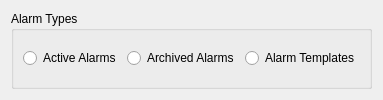
<ui version="4.0" >
 <class>AlarmTypeRadioWidget</class>
  <widget class="QWidget" name="AlarmTypeRadioWidget">
   <layout class="QVBoxLayout" name="mainLayout">
    <item>
  <widget class="QGroupBox" name="groupBox">
   <property name="title" >
    <string>Alarm Types</string>
   </property>
   <property name="whatsThis">
    <string>Select which alarm type this resource should contain.</string>
   </property>
   <layout class="QHBoxLayout" name="layout">
    <item>
     <widget class="QRadioButton" name="activeRadio">
      <property name="text" >
       <string>Active Alarms</string>
      </property>
      <property name="checked">
       <bool>false</bool>
      </property>
     </widget>
    </item>
    <item>
     <widget class="QRadioButton" name="archivedRadio">
      <property name="text">
       <string>Archived Alarms</string>
      </property>
      <property name="checked">
       <bool>false</bool>
      </property>
     </widget>
    </item>
    <item>
     <widget class="QRadioButton" name="templateRadio">
      <property name="text">
       <string>Alarm Templates</string>
      </property>
      <property name="checked">
       <bool>false</bool>
      </property>
     </widget>
    </item>
   </layout>
  </widget>
    </item>
   </layout>
  </widget>
 <resources/>
</ui>
